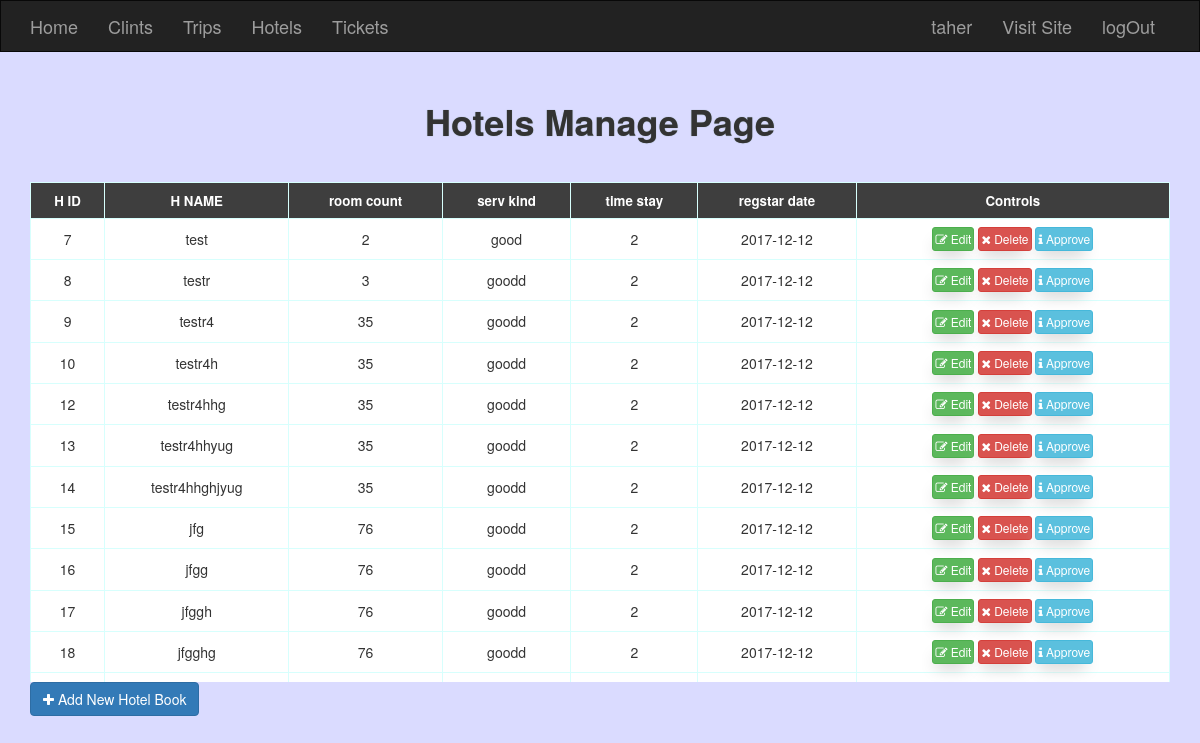
The page /admin/hotels.php (signed in) on the database its author committed.
### tables this page shows
CREATE TABLE `hotels` (
  `h_id` int(11) NOT NULL,
  `h_name` varchar(255) DEFAULT NULL,
  `h_cuntry` varchar(255) NOT NULL,
  `h_city` varchar(255) NOT NULL,
  `h_rom_coun` int(11) DEFAULT NULL,
  `h_serv_kind` varchar(255) DEFAULT NULL,
  `h_tim_stay` int(11) DEFAULT NULL,
  `h_date_stat` date DEFAULT NULL,
  `h_cust` int(11) NOT NULL,
  `h_stat` int(11) NOT NULL DEFAULT '0'
);

### admin/hotels.php (the view, shortened to what this page needs)
<?php
if (isset($_SESSION['Admin_name'])) {
include 'init.php';
$do=isset($_GET['do']) ? $_GET['do'] : 'Manage';
if ($do=='Manage') {
	echo "<h1 class='text-center'>Hotels Manage Page</h1>";
	$sstmt=$DB->prepare("SELECT * FROM hotels  ORDER BY h_id AND h_stat ASC");
	$sstmt->execute();
	$hotels=$sstmt->fetchall();
		?>
		<div class="container">
			<div class="table-responsive">
				<table class="main-Table table table-bordered">
					<tr>
						<td>H ID</td>
						<td>H NAME</td>
						<td>room count</td>
						<td>serv kind</td>
						<td>time stay</td>
						<td>regstar date</td>
						<td>Controls</td>
					</tr>
					<?php
					foreach ($hotels as $hotel) {
						echo "<tr>";
							echo "<td>" . $hotel['h_id'] 		. "</td>";
							echo "<td>" . $hotel['h_name'] 		. "</td>";
							echo "<td>" . $hotel['h_rom_coun'] 	. "</td>";
							echo "<td>" . $hotel['h_serv_kind'] 	. "</td>";
							echo "<td>" . $hotel['h_tim_stay'] 	. "</td>";
							echo "<td>" . $hotel['h_date_stat'] . "</td>";
							echo "<td>";
								echo " <a class='btn btn-success btn-xs' href='?do=Edit&custid=".$hotel['h_id']."' ><i class='fa fa-edit'></i> Edit</a>";
								echo " <a class='btn  btn-danger btn-xs confirm' href='?do=Delete&custid=".$hotel['h_id']."' ><i class='fa fa-close'></i> Delete</a>";
									if ($hotel['h_stat']==0) {
										echo " <a class='btn  btn-info btn-xs' href='?do=Approve&custid=".$hotel['h_id']."'><i class='fa fa-info'></i> Approve</a>";
									}else{
										echo " <a class='btn  btn-success btn-xs' href='#'><i class='fa fa-info'></i> Approved</a>";
									}
							echo "</td>";
						echo "</tr>";
						}
					?>
				</table>
			</div>
				<a href="?do=Add" class="btn btn-primary"><i class='fa fa-plus'></i> Add New Hotel Book</a>
		</div>
<?php
}
}else{
	echo "<h1>Who Are YOU And What Are You Want <h1>";
}
include 'include/templates/footer.php';

### admin/layout/css/MyStyle.css (style rules this page uses)
body { background-color: #dadbff; margin-bottom: 62px; }
h1 { font-weight: bold; text-shadow: 0px 0px 1px #7b9292; padding: 30px }
.table-bordered > thead > tr > th, .table-bordered > tbody > tr > th, .table-bordered > tfoot > tr > th, .table-bordered > thead > tr > td, .table-bordered > tbody > tr > td, .table-bordered > tfoot > tr > td { border: 1px solid #d7fffd; background-color: #fff; text-align: center; vertical-align: middle !important; }
.main-Table tr:first-child td { background-color: #3e3e3e; color: #fff; text-align: center; font-size: 11pt; font-weight: bold; }
.table-responsive { min-height: .01%; overflow-x: auto; max-height: 500px; }
.main-Table .btn { padding: 2px 2px; box-shadow: -2px 10px 16px -6px #ccc; }
.table-bordered { border: 1px solid #ddd; box-shadow: 0 16px 47px -30px; }
.main-Table tr:first-child td { background-color: #3e3e3e; color: #fff; text-align: center; font-size: 10pt; font-weight: bold; }

### rows shown on the page
hotels: h_id "7", h_name "test", h_rom_coun "2", h_serv_kind "good", h_tim_stay "2", h_date_stat "2017-12-12"
hotels: h_id "8", h_name "testr", h_rom_coun "3", h_serv_kind "goodd", h_tim_stay "2", h_date_stat "2017-12-12"
hotels: h_id "9", h_name "testr4", h_rom_coun "35", h_serv_kind "goodd", h_tim_stay "2", h_date_stat "2017-12-12"
hotels: h_id "10", h_name "testr4h", h_rom_coun "35", h_serv_kind "goodd", h_tim_stay "2", h_date_stat "2017-12-12"
hotels: h_id "12", h_name "testr4hhg", h_rom_coun "35", h_serv_kind "goodd", h_tim_stay "2", h_date_stat "2017-12-12"
hotels: h_id "13", h_name "testr4hhyug", h_rom_coun "35", h_serv_kind "goodd", h_tim_stay "2", h_date_stat "2017-12-12"
hotels: h_id "14", h_name "testr4hhghjyug", h_rom_coun "35", h_serv_kind "goodd", h_tim_stay "2", h_date_stat "2017-12-12"
hotels: h_id "15", h_name "jfg", h_rom_coun "76", h_serv_kind "goodd", h_tim_stay "2", h_date_stat "2017-12-12"
hotels: h_id "16", h_name "jfgg", h_rom_coun "76", h_serv_kind "goodd", h_tim_stay "2", h_date_stat "2017-12-12"
hotels: h_id "17", h_name "jfggh", h_rom_coun "76", h_serv_kind "goodd", h_tim_stay "2", h_date_stat "2017-12-12"
hotels: h_id "18", h_name "jfgghg", h_rom_coun "76", h_serv_kind "goodd", h_tim_stay "2", h_date_stat "2017-12-12"

### other values the page prints
$_SESSION['Admin_name'] "taher"
